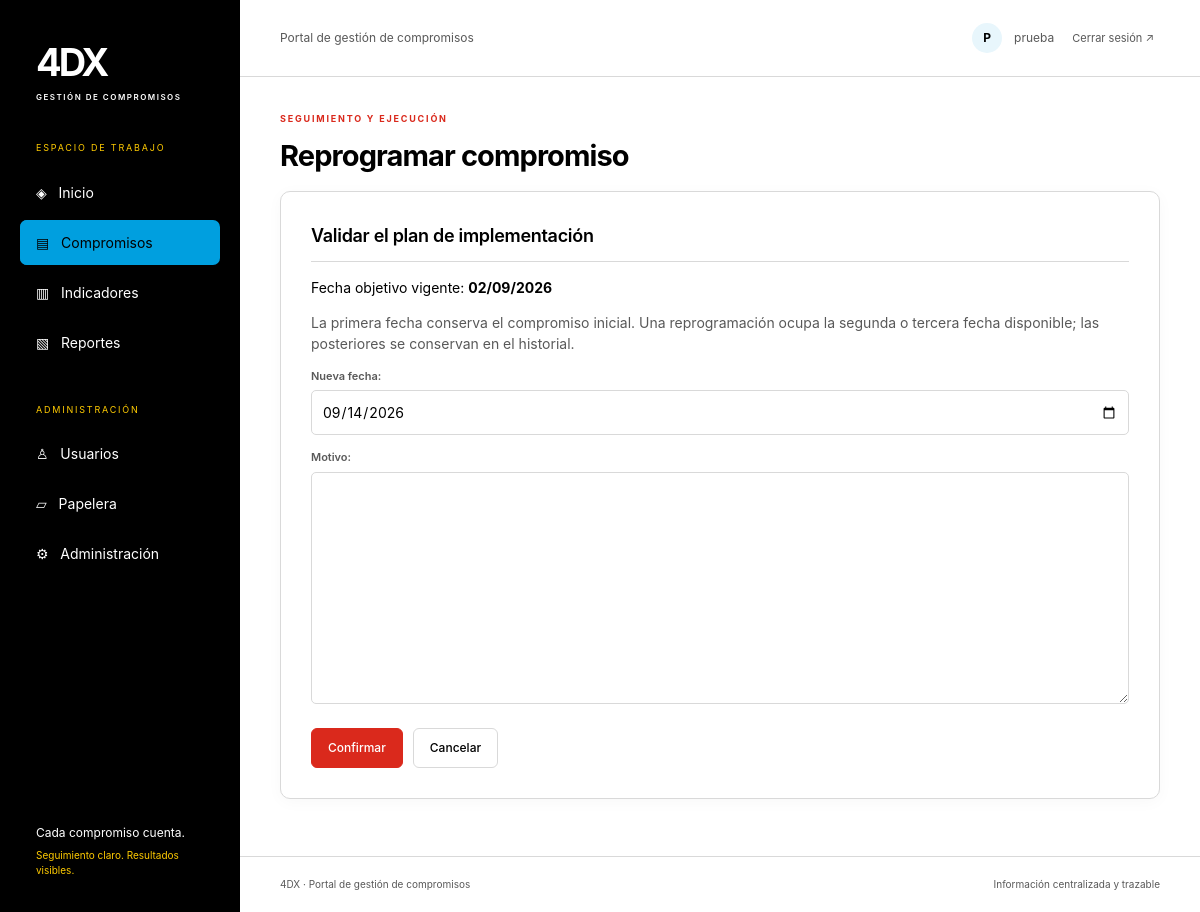
Page /compromisos/2/reprogramar/ (signed in) on the committed database.
### compromisos/models.py (models this page shows, shortened)
class Compromiso(models.Model):
    compromiso_hch = models.BooleanField("Compromisos de HCH", default=False)
    tema = models.CharField("Tema", max_length=150, db_index=True)
    iniciativa = models.CharField("Iniciativa", max_length=250, db_index=True)
    tarea = models.TextField("Tarea")
    status = models.CharField("Estatus", max_length=30, db_index=True, choices=[("EC", "En curso"), ("S", "Suspendido"), ("T", "Terminado"), ("D", "Demorado")])
    meta = models.DecimalField(
        "Meta",
        max_digits=12,
        decimal_places=2,
        null=True,
        blank=True,
        validators=[MinValueValidator(0)],
    )
    responsable_pyp = models.CharField("Responsable", max_length=150, db_index=True)
    mes = models.CharField("Mes", max_length=30, blank=True, db_index=True)
    fecha_de_compromiso = models.DateField("Fecha de compromiso", null=True, blank=True)
    fecha_de_vencimiento = models.DateField(
        "Vencimiento", null=True, blank=True, db_index=True
    )
    fecha_real = models.DateField("Fecha real", null=True, blank=True, db_index=True)
    puntaje = models.DecimalField(
        "Puntaje",
        max_digits=12,
        decimal_places=2,
        null=True,
        blank=True,
        validators=[MinValueValidator(0)],
    )
    primera_fecha = models.DateField(null=True, blank=True)
    segunda_fecha = models.DateField(null=True, blank=True)
    tercera_fecha = models.DateField(null=True, blank=True)
    notas = models.TextField("Notas", blank=True)
    suspendida = models.BooleanField("Suspendida", default=False, db_index=True)
    created_at = models.DateTimeField(auto_now_add=True)
    updated_at = models.DateTimeField(auto_now=True)
    created_by = models.CharField(max_length=150, null=True, blank=True)
    updated_by = models.CharField(max_length=150, null=True, blank=True)
    deleted_at = models.DateTimeField(null=True, blank=True)
    objects = Activos()
    all_objects = models.Manager()
    class Meta:
        db_table = "compromisos"
        ordering = ["-created_at"]
        permissions = [
            ("restore_compromiso", "Puede restaurar compromisos"),
            ("purge_compromiso", "Puede eliminar definitivamente"),
        ]
    @property
    def fecha_objetivo_vigente(self):
        from .services import fecha_objetivo
        return fecha_objetivo(self)

### compromisos/views.py (the view, shortened to what this page needs)
# urls.py: path("<int:pk>/<str:accion>/", views.accion, name="accion"),
@login_required
def accion(request, pk, accion):
    if accion not in ACCIONES:
        raise Http404
    require(
        request.user,
        administrative=accion in ["eliminar", "restaurar", "purgar"],
        edit=accion not in ["eliminar", "restaurar", "purgar"],
    )
    c = get_object_or_404(
        Compromiso.all_objects
        if accion in ["restaurar", "purgar"]
        else Compromiso.objects,
        pk=pk,
    )
    form = AccionForm(request.POST if request.method == "POST" else None, accion=accion)
    return render(
        request,
        "compromisos/action.html",
        {"title": ACCIONES[accion], "form": form, "c": c, "accion": accion},
    )

### compromisos/forms.py
class AccionForm(forms.Form):
    def __init__(self, *args, accion, **kwargs):
        super().__init__(*args, **kwargs)
        if accion in ["reprogramar", "cerrar"]:
            name = "fecha_nueva" if accion == "reprogramar" else "fecha_real"
            self.fields[name] = forms.DateField(
                label="Nueva fecha" if accion == "reprogramar" else "Fecha real",
                initial=timezone.localdate,
                widget=forms.DateInput(format="%Y-%m-%d", attrs={"type": "date"}),
            )
        if accion == "cerrar":
            self.fields["nota"] = forms.CharField(
                label="Nota opcional", required=False, widget=forms.Textarea
            )
        if accion in ["reprogramar", "suspender", "nota"]:
            self.fields["motivo"] = forms.CharField(
                label="Nota" if accion == "nota" else "Motivo", widget=forms.Textarea
            )
        if accion == "purgar":
            self.fields["confirmacion"] = forms.CharField(
                label="Escriba ELIMINAR para confirmar"
            )

### compromisos/models.py (called while the page is built)
    def get_queryset(self):
        return super().get_queryset().filter(deleted_at__isnull=True)

### compromisos/permissions.py (called while the page is built)
def admin(user):
    return user.is_authenticated and (
        user.is_superuser or user.groups.filter(name="Administrador").exists()
    )

def editor(user):
    return admin(user) or (
        user.is_authenticated and user.has_perm("compromisos.change_compromiso")
    )

def require(user, edit=False, administrative=False):
    if (
        not user.is_authenticated
        or (administrative and not admin(user))
        or (edit and not editor(user))
    ):
        raise PermissionDenied

def context(request):
    return {"can_edit": editor(request.user), "is_admin": admin(request.user)}

### compromisos/services.py (called while the page is built)
def fecha_objetivo(c):
    return (
        c.tercera_fecha or c.segunda_fecha or c.primera_fecha or c.fecha_de_vencimiento
    )

### templates/compromisos/action.html
{% extends 'base.html' %}{% block content %}<section class="panel edit-form"><h2>{{ c.tarea }}</h2><p>Fecha objetivo vigente: <strong>{{ c.fecha_objetivo_vigente|date:'d/m/Y'|default:'Por definir' }}</strong></p>{% if accion == 'eliminar' %}<p>El compromiso se moverá a la papelera y podrá restaurarse.</p>{% elif accion == 'purgar' %}<div class="alert">Esta acción elimina definitivamente el compromiso y su historial. No se puede deshacer.</div>{% elif accion == 'reprogramar' %}<p class="muted">La primera fecha conserva el compromiso inicial. Una reprogramación ocupa la segunda o tercera fecha disponible; las posteriores se conservan en el historial.</p>{% endif %}<form method="post">{% csrf_token %}{{ form.as_p }}<div class="actions"><button class="button">Confirmar</button><a class="button secondary" href="{% url 'listado' %}">Cancelar</a></div></form></section>{% endblock %}

### templates/base.html (shortened to what this page needs)
{% load static %}<!doctype html><html lang="es"><head><link rel="stylesheet" href="{% static 'css/portal.css' %}"></head><body>
<aside class="sidebar"><a class="brand" href="/">4DX<span>GESTIÓN DE COMPROMISOS</span></a><div class="workspace">ESPACIO DE TRABAJO</div><nav><a href="/" {% if request.path == '/' %}class="active"{% endif %}>◈ &nbsp; Inicio</a><a href="{% url 'listado' %}" {% if '/compromisos/' in request.path %}class="active"{% endif %}>▤ &nbsp; Compromisos</a><a href="{% url 'indicadores' %}" {% if '/indicadores/' in request.path %}class="active"{% endif %}>▥ &nbsp; Indicadores</a><a href="{% url 'reportes' %}" {% if '/reportes/' in request.path %}class="active"{% endif %}>▧ &nbsp; Reportes</a>{% if is_admin %}<div class="workspace">ADMINISTRACIÓN</div><a href="{% url 'usuarios' %}">♙ &nbsp; Usuarios</a><a href="{% url 'papelera' %}">▱ &nbsp; Papelera</a><a href="{% url 'estados' %}">⚙ &nbsp; Administración</a>{% endif %}</nav><div class="sidebar-foot">Cada compromiso cuenta.<small>Seguimiento claro. Resultados visibles.</small></div></aside>
<div class="main"><header class="topbar"><span>Portal de gestión de compromisos</span><div class="account"><span class="avatar">{{ user.username|first|upper }}</span>{{ user.get_full_name|default:user.username }}<form method="post" action="{% url 'logout' %}">{% csrf_token %}<button class="link">Cerrar sesión ↗</button></form></div></header><main><div class="page-heading"><div><div class="eyebrow">SEGUIMIENTO Y EJECUCIÓN</div><h1>{{ title }}</h1></div>{% block heading_actions %}{% endblock %}</div>{% for message in messages %}<div class="alert" role="status">{{ message }}</div>{% endfor %}{% block content %}{% endblock %}</main><footer>4DX · Portal de gestión de compromisos <span>Información centralizada y trazable</span></footer></div></body></html>

### static/css/portal.css (style rules this page uses)
:root { --red:#DA291C; --pink:#FF67B9; --cyan:#009FDF; --yellow:#FFCB00; --orange:#FF7500; --black:#000000; --white:#FFFFFF; --ink:var(--black); --muted:color-mix(in srgb,var(--black) 65%,var(--white)); --accent:var(--red); --sidebar:var(--black); --bg:var(--white); --border:color-mix(in srgb,var(--black) 15%,var(--white)); --danger:var(--red); --cyan-soft:color-mix(in srgb,var(--cyan) 9%,var(--white)); --pink-soft:color-mix(in srgb,var(--pink) 16%,var(--white)); --yellow-soft:color-mix(in srgb,var(--yellow) 20%,var(--white)); --orange-soft:color-mix(in srgb,var(--orange) 16%,var(--white)); --red-soft:color-mix(in srgb,var(--red) 9%,var(--white)); --neutral-soft:color-mix(in srgb,var(--black) 4%,var(--white)); --shadow:0 3px 16px #00000008; }
* { box-sizing:border-box }
body { margin:0;color:var(--ink);background:var(--bg);font-family:Inter,-apple-system,BlinkMacSystemFont,"Segoe UI",sans-serif;font-size:14px;line-height:1.5 }
a { color:var(--accent);text-decoration:none }
button,input,select,textarea { font:inherit }
button,a,input,select,textarea,summary { outline-offset:4px }
h1,h2,p { margin-top:0 }
h1 { font-size:29px;letter-spacing:-.9px;margin-bottom:0;font-weight:650 }
h2 { font-size:18px;font-weight:600;letter-spacing:-.3px }
small { font-size:12px }
button { cursor:pointer }
.sidebar { width:240px;background:var(--sidebar);color:var(--white);position:fixed;inset:0 auto 0 0;padding:34px 20px;display:flex;flex-direction:column }
.brand { font-size:38px;letter-spacing:-3px;font-weight:750;color:white;display:block;padding:0 16px }
.brand span { display:block;letter-spacing:1.5px;font-size:8px;font-weight:600;margin-top:0 }
.workspace { font-size:9px;letter-spacing:1.8px;color:var(--yellow);margin:38px 16px 15px }
nav a { display:block;color:var(--white);padding:12px 16px;margin-bottom:5px;border-radius:7px;font-size:14px }
nav a:hover,nav a.active { background:var(--cyan);color:white;text-decoration:none }
nav a.active { box-shadow:inset 3px 0 var(--cyan) }
.sidebar-foot { margin-top:auto;padding:20px 16px 0;font-size:12px }
.sidebar-foot small { display:block;color:var(--yellow);font-size:10px;margin-top:6px }
.main { margin-left:240px }
.topbar { height:77px;background:white;border-bottom:1px solid var(--border);padding:0 40px;display:flex;align-items:center;justify-content:space-between;font-size:12px;color:var(--muted) }
.account { display:flex;align-items:center;gap:12px }
.account form { margin:0 }
.avatar { border-radius:50%;width:30px;height:30px;background:var(--cyan-soft);color:var(--accent);display:grid;place-items:center;font-weight:700 }
.link { background:none;border:0;color:var(--muted);font-size:11px }
main { padding:35px 40px;max-width:1800px;margin:auto }
.page-heading { display:flex;align-items:center;justify-content:space-between;gap:20px;margin-bottom:14px }
.eyebrow { font-size:9px;letter-spacing:1.8px;font-weight:650;color:var(--accent);margin-bottom:8px }
.button { display:inline-flex;align-items:center;justify-content:center;gap:7px;border:1px solid var(--accent);border-radius:6px;background:var(--accent);color:white;padding:10px 16px;font-weight:550;font-size:12px;white-space:nowrap }
.secondary { background:white;color:var(--ink);border-color:var(--border) }
.actions { display:flex;gap:10px;flex-wrap:wrap }
.panel { background:white;border:1px solid var(--border);border-radius:10px;margin-bottom:22px;box-shadow:var(--shadow) }
label { display:block;font-size:11px;font-weight:600;color:var(--muted) }
input:not([type=checkbox]),select,textarea { width:100%;display:block;border:1px solid var(--border);border-radius:5px;background:white;color:var(--ink);padding:10px;margin-top:6px;min-width:0 }
.edit-form { max-width:900px;padding:30px }
.edit-form h2 { margin-top:25px;border-bottom:1px solid var(--border);padding-bottom:12px }
.edit-form h2:first-of-type { margin-top:0 }
.edit-form .actions { margin-top:24px }
.helptext,.muted { color:var(--muted) }
footer { border-top:1px solid var(--border);font-size:10px;color:var(--muted);padding:20px 40px }
footer span { float:right }
nav a:hover,nav a.active { color:var(--black) }
.avatar,.report-icon { color:var(--black) }

### rows in the picture
Compromiso: tarea "Validar el plan de implementación", fecha_objetivo_vigente "02/09/2026"

### other values in the picture
{{ user.username|first|upper }} "P"
{{ user.get_full_name|default:user.username }} "prueba"
{{ title }} "Reprogramar compromiso"
